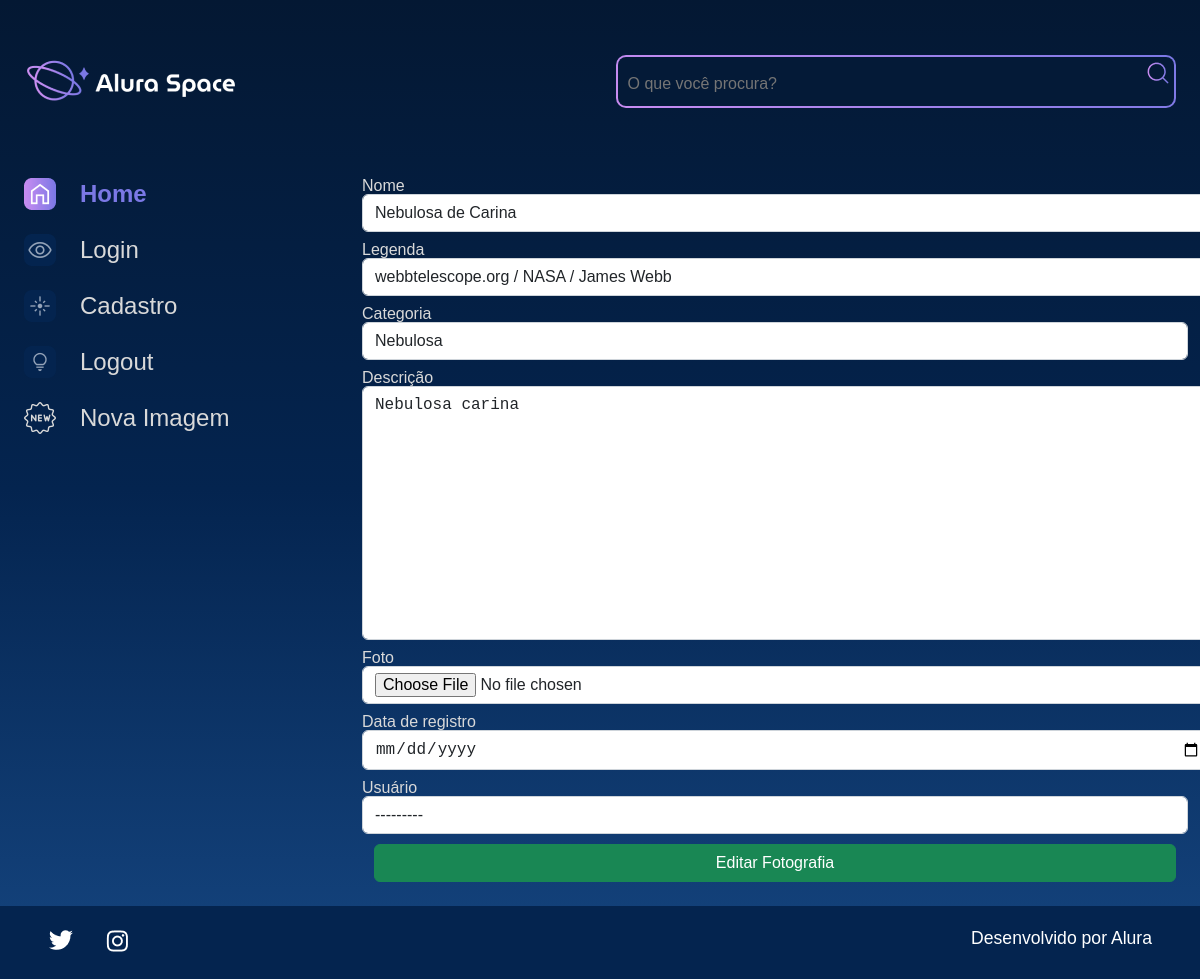
/editar-imagem/1, run on an earlier commit of the app's database.
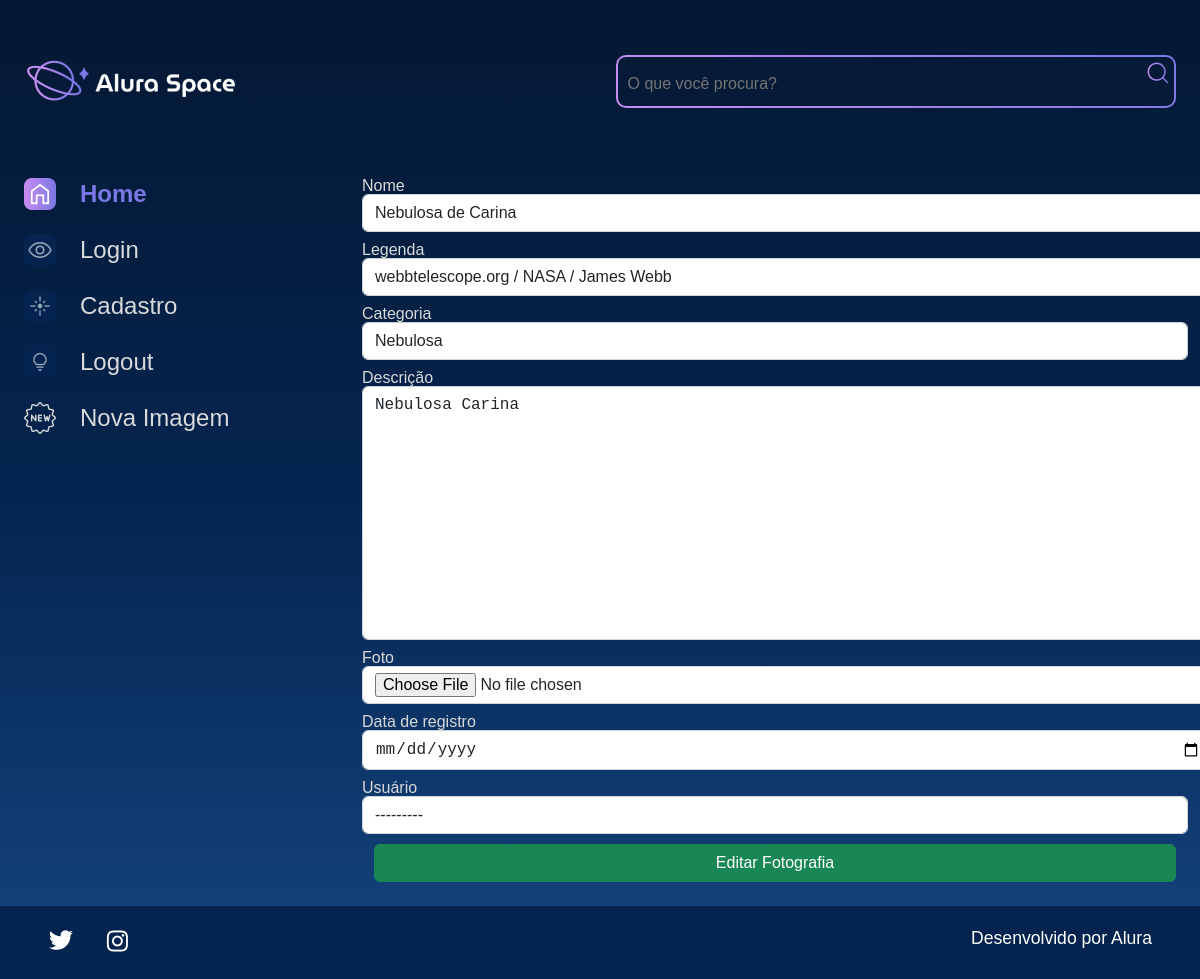
And on a later commit of the database.
### apps/galeria/models.py (models this page shows, shortened)
class Fotografia(models.Model):
    OPCOES_CATEGORIA = [
        ("NEBULOSA", "Nebulosa"),
        ("ESTRELA", "Estrela"),
        ("GALÁXIA", "Galáxia"),
        ("PLANETA", "Planeta")
    ]
    nome = models.CharField(max_length = 100, null = False, blank = False)
    legenda = models.CharField(max_length = 150, null = False, blank = False)
    categoria = models.CharField(max_length =100, choices = OPCOES_CATEGORIA, default ='')
    descricao = models.TextField (null = False, blank = False)
    foto = models.ImageField(upload_to="fotos/%Y/%m/%d", blank = True)
    publicada = models.BooleanField(default = True)
    data_fotografia = models.DateTimeField(default=datetime.now, blank = False)
    usuario = models.ForeignKey(
        to = User,
        on_delete = models.SET_NULL,
        null = True,
        blank = False,
        related_name = "user",
    )

### apps/galeria/views.py (the view)
# urls.py: path('editar-imagem/<int:foto_id>', editar_imagem, name='editar_imagem'),
def editar_imagem(request, foto_id):
    fotografia = Fotografia.objects.get(id = foto_id)
    form = FotografiaForms(instance = fotografia)
    if request.method == 'POST':
        form = FotografiaForms(request.POST, request.FILES, instance = fotografia)
        if form.is_valid():
            form.save()
            messages.success(request, 'Fotgrafia editada com sucesso')
            return redirect ('index')
    return render (request, 'galeria/editar_imagem.html', {'form' : form, 'foto_id' : foto_id})

### apps/galeria/forms.py
class FotografiaForms(forms.ModelForm):
    class Meta:
        model = Fotografia
        exclude = ['publicada',]
        labels = {
            'descricao':'Descrição',
            'data_fotografia': 'Data de registro',
            'usuario': 'Usuário',
        }
        widgets = {
            'nome': forms.TextInput(attrs={'class':'form-control'}),
            'legenda': forms.TextInput(attrs={'class':'form-control'}),
            'categoria': forms.Select(attrs={'class':'form-control'}),
            'descricao': forms.Textarea(attrs={'class':'form-control'}),
            'foto': forms.FileInput(attrs={'class':'form-control'}),
            'data_fotografia': forms.DateInput(
                format = '%d/%m/%Y',
                attrs={
                    'type':'date',
                    'class':'form-control'
                }
            ),
            'usuario': forms.Select(attrs={'class':'form-control'}),
        }

### templates/galeria/editar_imagem.html (shortened to what this page needs)
{% extends 'shared/base.html' %}
{% load static %}
{% block content %}
            <section class="galeria" style="margin-left: 5em">
                <form action="{% url 'editar_imagem' foto_id %}" method="POST" enctype="multipart/form-data">
                    <div class="row">
                        {% for field in form.visible_fields %}
                        <div class="col-12 col-lg-12" style="margin-bottom: 10px;">
                            <label for="{{ field.id_for_label }}" style="color:#D9D9D9; margin-bottom: 5px;">{{field.label}}</label>
                            {{ field }}
                        </div>
                        {% endfor %}
                    </div>
                    <div>
                        <button type="submit" class="btn btn-success col-12" style="padding: top 5px;">Editar Fotografia</button>
                    </div>
                </form>
            </section>
        </main>
    </div>
</body>
{% endblock %}

### templates/shared/base.html (shortened to what this page needs)
{% load static %}
<!DOCTYPE html>
<html lang="pt-br">
<head>
    <link rel="stylesheet" href="{% static '/styles/style.css' %}">
</head>
<body>
        {% include 'partials/_home.html' %}
        {% block content %}{% endblock %}
        {% include 'partials/_footer.html' %}
</body>
</html>

### templates/partials/_home.html (shortened to what this page needs)
{%load static %}
<div class="pagina-inicial">
    <header class="cabecalho">
        <img src="{% static '/assets/logo/Logo(2).png' %}" alt="Logo da Alura Space" />
        <div class="cabecalho__busca">
            <div class="busca__fundo">
                <form action = "{% url 'buscar' %}">
                    <input class= "busca__input" type="text" name="buscar" placeholder="O que você procura?">
                    <butto type = "submit">
                        <img class="busca__icone" src="{% static '/assets/ícones/1x/search.png' %}" alt="ícone de search">
                    </butto>
                </form>
            </div>
        </div>
    </header>
    <main class="principal">
    <section class="menu-lateral">
        <nav class="menu-lateral__navegacao">
            <a href="{% url 'index' %}"><img src="{% static '/assets/ícones/1x/Home - ativo.png' %}"> Home</a>
            <a href="{% url 'login' %}"><img src="{% static '/assets/ícones/1x/Mais vistas - inativo.png' %}"> Login </a>
            <a href="{% url 'cadastro' %}"><img src="{% static '/assets/ícones/1x/Novas - inativo.png' %}"> Cadastro </a>
            <a href="{% url 'logout' %}"><img src="{% static '/assets/ícones/1x/Surpreenda-me - inativo.png' %}"> Logout</a>
            <a href="{% url 'nova_imagem' %}"><img src="{% static '/assets/ícones/1x/new.png' %}"> Nova Imagem</a>
        </nav>
    </section>

### templates/partials/_footer.html
{% load static %}
<footer class="rodape">
    <div class="rodape__icones">
        <a href="https://twitter.com/AluraOnline" target=”_blank” >
            <img src="{% static '/assets/ícones/1x/twitter.png'  %}" alt="ícone twitter">
        </a>
        <a href="https://www.instagram.com/aluraonline/" target=”_blank” >
            <img src="{% static '/assets/ícones/1x/instagram.png'  %}" alt="ícone instagram">
        </a>
    </div>
    <p class="rodape__texto">Desenvolvido por Alura</p>
</footer>

What changed in the data, as far as the page shows it:
changed Fotografia "Nebulosa de Carina": descricao "Nebulosa carina" → "Nebulosa Carina"
